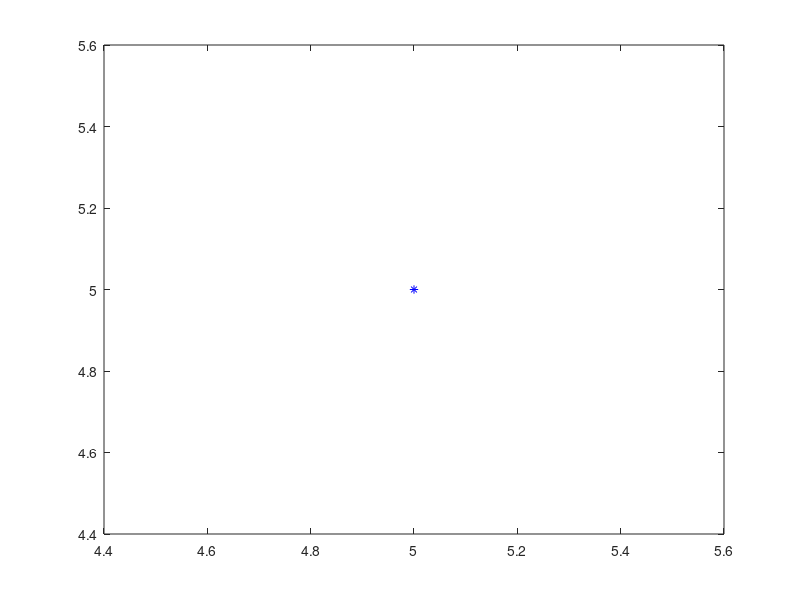

Source code (MATLAB): (Note: this script raises an error after producing the figure.)
clear all;
clc;
f1 = @(t, y, z) z;
f2 = @(t, y, z) 2*z - 2*y + exp(2*t)*sin(t);

% Taking inputs
fprintf('Input initial Condition on y:\n');
t(1) = input('t0: ');
y(1) = input('y0: ');
fprintf("Input condition on y'(condition on derivative)\n");
derOfX = input('t0: ');
derOfY = input('y~: ');

z(1) = derOfY;
h = 0.1;

fprintf("Input Interval\n");
left = input('left: ');
right = input('right: ');

% Calculating numeric solution
n = (right - left)/h;
for i = 2:n + 1
    t(i) = t(i - 1) + h;
    y(i) = y(i - 1) + h*f1(t(i - 1), y(i - 1), z(i - 1));
    z(i) = z(i - 1) + h*f2(t(i - 1), y(i - 1), z(i - 1));
end
plot(t, y, 'b*-')
hold on

% Calculating exact solution
syms U(x) Z(x)

%A = [0 1; -2 2];
%Y = [U; Z];
%B = [1; exp(2*t)*(sin(t))];

%odes = diff(Y) == A*Y + B;
ode1 = diff(U) == Z;
ode2 = diff(Z) == -2*U + 2*Z + exp(2*x)*sin(x);
odes = [ode1; ode2];
 
cond1 = U(0) == y(1);
cond2 = Z(0) == derOfY;
cond = [cond1; cond2];
 
[uSol(x), zSol(x)] = dsolve(odes, cond);

uSol(x) = simplify(uSol(x))
zSol(x) = simplify(zSol(x))

exactSol = inline(vectorize(uSol));

plot(t, exactSol(t), 'ro-')
legend('Approximate Solution', 'Exact Solution');

exact(1) = t(1);

for i = 2:n+1
   exact(i) = exactSol(t(i));
end

fprintf('  t(i)              y(i)              exact Solution               |Error|\n');
fprintf('---------------------------------------------------------------------------------\n');
for i = 1:n+1
    fprintf('%f          %f               %f                %f\n', t(i), y(i), exact(i), abs(y(i) - exact(i)));
end

